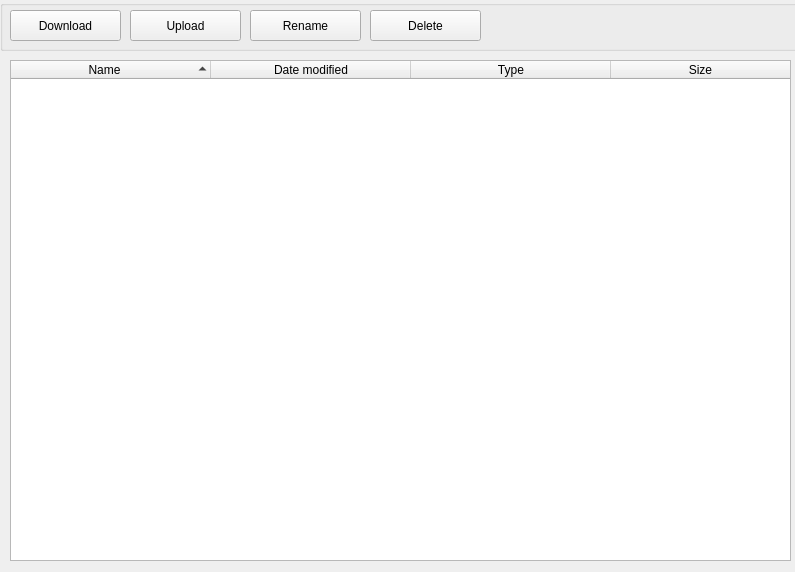
<?xml version="1.0" encoding="UTF-8"?>
<ui version="4.0">
 <class>tab_1</class>
 <widget class="QWidget" name="tab_1">
  <property name="geometry">
   <rect>
    <x>0</x>
    <y>0</y>
    <width>795</width>
    <height>572</height>
   </rect>
  </property>
  <property name="windowTitle">
   <string>Form</string>
  </property>
  <widget class="QTreeWidget" name="treeWidget">
   <property name="geometry">
    <rect>
     <x>10</x>
     <y>60</y>
     <width>781</width>
     <height>501</height>
    </rect>
   </property>
   <property name="dragEnabled">
    <bool>true</bool>
   </property>
   <property name="dragDropMode">
    <enum>QAbstractItemView::DragOnly</enum>
   </property>
   <property name="selectionMode">
    <enum>QAbstractItemView::MultiSelection</enum>
   </property>
   <property name="selectionBehavior">
    <enum>QAbstractItemView::SelectRows</enum>
   </property>
   <property name="sortingEnabled">
    <bool>true</bool>
   </property>
   <attribute name="headerDefaultSectionSize">
    <number>200</number>
   </attribute>
   <column>
    <property name="text">
     <string>Name</string>
    </property>
    <property name="textAlignment">
     <set>AlignCenter</set>
    </property>
   </column>
   <column>
    <property name="text">
     <string>Date modified</string>
    </property>
    <property name="textAlignment">
     <set>AlignCenter</set>
    </property>
   </column>
   <column>
    <property name="text">
     <string>Type</string>
    </property>
    <property name="textAlignment">
     <set>AlignCenter</set>
    </property>
   </column>
   <column>
    <property name="text">
     <string>Size</string>
    </property>
    <property name="textAlignment">
     <set>AlignCenter</set>
    </property>
   </column>
  </widget>
  <widget class="QGroupBox" name="groupBox">
   <property name="geometry">
    <rect>
     <x>0</x>
     <y>0</y>
     <width>801</width>
     <height>51</height>
    </rect>
   </property>
   <property name="title">
    <string/>
   </property>
   <widget class="QPushButton" name="downloadBtn">
    <property name="geometry">
     <rect>
      <x>10</x>
      <y>10</y>
      <width>111</width>
      <height>31</height>
     </rect>
    </property>
    <property name="text">
     <string>Download</string>
    </property>
   </widget>
   <widget class="QPushButton" name="uploadBtn">
    <property name="geometry">
     <rect>
      <x>130</x>
      <y>10</y>
      <width>111</width>
      <height>31</height>
     </rect>
    </property>
    <property name="text">
     <string>Upload</string>
    </property>
   </widget>
   <widget class="QPushButton" name="deleteBtn">
    <property name="geometry">
     <rect>
      <x>370</x>
      <y>10</y>
      <width>111</width>
      <height>31</height>
     </rect>
    </property>
    <property name="text">
     <string>Delete</string>
    </property>
    <property name="class" stdset="0">
     <string>danger</string>
    </property>
   </widget>
   <widget class="QPushButton" name="renameBtn">
    <property name="geometry">
     <rect>
      <x>250</x>
      <y>10</y>
      <width>111</width>
      <height>31</height>
     </rect>
    </property>
    <property name="text">
     <string>Rename</string>
    </property>
   </widget>
  </widget>
 </widget>
 <resources/>
 <connections/>
</ui>
